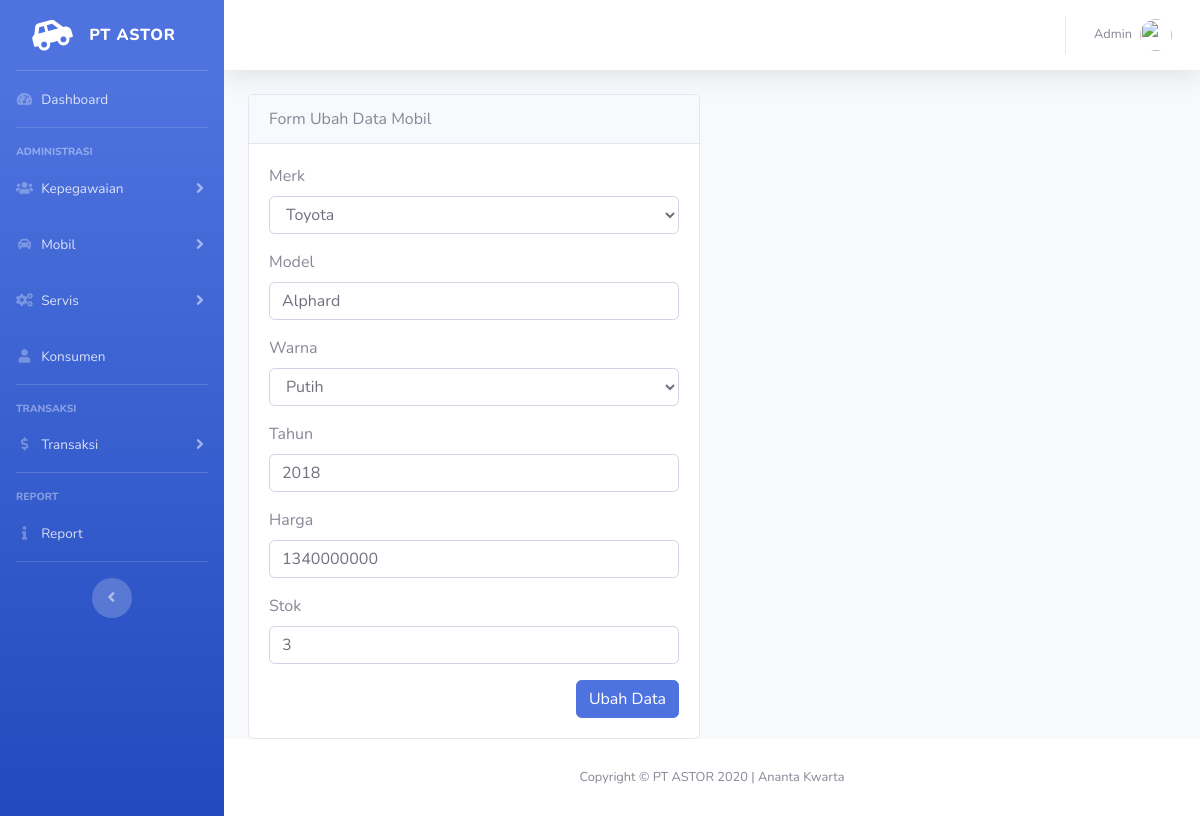
Page /mobil/ubah/1042 on the committed database.
### tables this page shows
CREATE TABLE `mobil` (
  `idMobil` int(11) NOT NULL,
  `idMerk` int(11) NOT NULL,
  `model` varchar(255) NOT NULL,
  `idWarna` int(11) NOT NULL,
  `tahun` varchar(20) NOT NULL,
  `harga` int(11) NOT NULL,
  `stok` int(11) NOT NULL
);

### application/controllers/Mobil.php (called while the page is built, shortened)
<?php
class Mobil extends CI_Controller
{
    public function __construct()
    {
        $this->load->database();
        $this->load->model('m_mobil');
        $this->load->library('form_validation');
    }
    public function ubah($id)
    {
        $data['judul'] = 'Form Ubah Data Mobil';
        $data['merk'] = $this->db->get('merk')->result_array();
        $data['warna'] = $this->db->get('warna')->result_array();
        $data['mobil'] = $this->m_mobil->getById($id);
        $this->form_validation->set_rules('model', 'Model', 'required');
        $this->form_validation->set_rules('tahun', 'Tahun', 'required|numeric');
        $this->form_validation->set_rules('harga', 'Harga', 'required|numeric');
        $this->form_validation->set_rules('stok', 'Stok', 'required|numeric');
        if ($this->form_validation->run() == FALSE) {
            $this->load->view('templates/header', $data);
            $this->load->view('mobil/mobil/ubah', $data);
            $this->load->view('templates/footer');
        } else {
            $this->m_mobil->ubahData();
            $this->session->set_flashdata('flash', 'Diubah');
            redirect('mobil');
        }
    }
}

### index.php (called while the page is built, shortened)
<?php
require_once BASEPATH.'core/CodeIgniter.php';

### application/models/M_mobil.php (called while the page is built, shortened)
<?php
class m_mobil extends CI_Model
{
    public function getById($id)
    {
        $this->db->select('*')
            ->from('mobil')
            ->join('merk', 'merk.idMerk=mobil.idMerk')
            ->join('warna', 'warna.idWarna=mobil.idWarna');
        $this->db->where('idMobil', $id);
        $query = $this->db->get();
        return $query->row_array();
    }
}

### application/views/mobil/mobil/ubah.php (the view, shortened to what this page needs)
<div class="container-fluid">
    <div class="row mt-3">
        <div class="col-md-6">
            <div class="card">
                <div class="card-header">
                    Form Ubah Data Mobil
                </div>
                <div class="card-body">
                    <form action="" method="post">
                        <div class="form-group">
                            <label for="merk">Merk</label>
                            <select class="form-control" id="merk" name="merk">
                                <?php foreach ($merk as $m) :
                                    if ($m['idMerk'] == $mobil['idMerk']) : ?>
                                        <option value="<?= $m['idMerk']; ?>" selected><?= $m['namaMerk']; ?></option>
                                    <?php else : ?>
                                        <option value="<?= $m['idMerk']; ?>"><?= $m['namaMerk']; ?></option>
                                    <?php endif; ?>
                                <?php endforeach; ?>
                            </select>
                        </div>
                        <div class="form-group">
                            <label for="model">Model</label>
                            <input type="text" class="form-control" id="model" name="model" value="<?= $mobil['model']; ?>">
                        </div>
                        <div class="form-group">
                            <label for="warna">Warna</label>
                            <select class="form-control" id="warna" name="warna">
                                <?php foreach ($warna as $w) :
                                    if ($w['idWarna'] == $mobil['idWarna']) : ?>
                                        <option value="<?= $w['idWarna']; ?>" selected><?= $w['warna']; ?></option>
                                    <?php else : ?>
                                        <option value="<?= $w['idWarna']; ?>"><?= $w['warna']; ?></option>
                                    <?php endif; ?>
                                <?php endforeach; ?>
                            </select>
                        </div>
                        <div class="form-group">
                            <label for="tahun">Tahun</label>
                            <input type="text" class="form-control" id="tahun" name="tahun" value="<?= $mobil['tahun']; ?>">
                        </div>
                        <div class="form-group">
                            <label for="harga">Harga</label>
                            <input type="text" class="form-control" id="harga" name="harga" value="<?= $mobil['harga']; ?>">
                        </div>
                        <div class="form-group">
                            <label for="stok">Stok</label>
                            <input type="text" class="form-control" id="stok" name="stok" value="<?= $mobil['stok']; ?>">
                        </div>
                        <button type="submit" name="ubah" class="btn btn-primary float-right">Ubah Data</button>
                    </form>
                </div>
            </div>
        </div>
    </div>
</div>
</div>

### rows in the picture
mobil: model "Alphard", tahun "2018", harga "1340000000", stok "3"

### other values in the picture
form field merk "Toyota"
form field warna "Putih"
